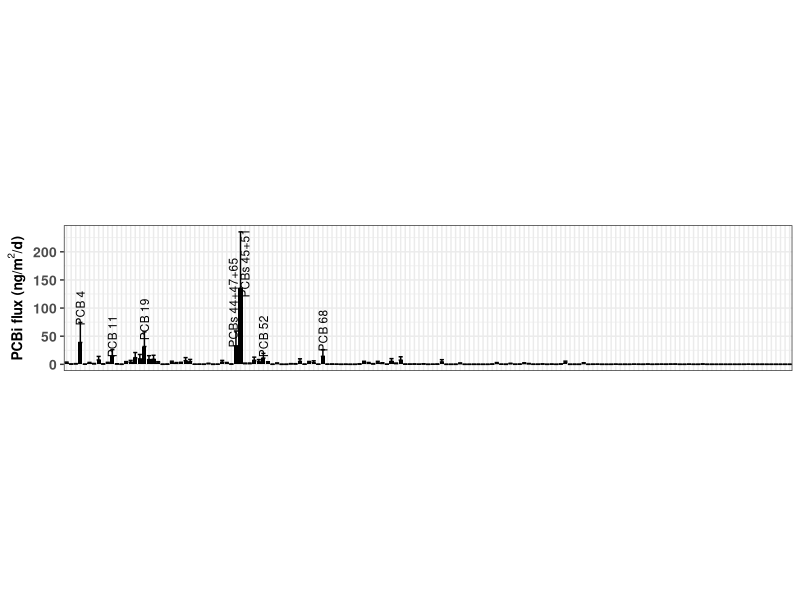

Write the R code that produced this figure.
# Code to estimate individual PCB fluxes from Portland Harbor
# using 2018 and 2019 water samples
# Air data are not used in these calculations
# Monte Carlo simulation is included

# Packages and libraries needed -------------------------------------------
# Install package
install.packages("ggplot2")

# Load libraries
library(ggplot2)

# Chemical properties -----------------------------------------------------

# Create matrix to storage CP data
cp <- data.frame(matrix(NA, nrow = 159, ncol = 7))

# Add column names
colnames(cp) <- c('Congener', 'MW.PCB', 'nOrtho.Cl', 'H0.mean', 'H0.error',
                  'Kow.mean', 'Kow.error')

# Add PCB names
cp[,1] <- as.factor(c("PCB1", "PCB2", "PCB3", "PCB4", "PCB5", "PCB6", "PCB7", "PCB8",
                      "PCB9", "PCB10", "PCB11", "PCB12+13", "PCB14", "PCB15", "PCB16",
                      "PCB17", "PCB18+30", "PCB19", "PCB20+28", "PCB21+33", "PCB22",
                      "PCB23", "PCB24", "PCB25", "PCB26+29", "PCB27", "PCB31", "PCB32",
                      "PCB34", "PCB35", "PCB36", "PCB37", "PCB38", "PCB39", "PCB40+41+71",
                      "PCB42", "PCB43", "PCB44+47+65", "PCB45+51", "PCB46", "PCB48",
                      "PCB49+69", "PCB50+53", "PCB52", "PCB54", "PCB55", "PCB56", "PCB57",
                      "PCB58", "PCB59+62+75", "PCB60", "PCB61+70+74+76", "PCB63", "PCB64",
                      "PCB66", "PCB67", "PCB68", "PCB72", "PCB73", "PCB77", "PCB78",
                      "PCB79", "PCB80", "PCB81", "PCB82", "PCB83+99", "PCB84",
                      "PCB85+116+117", "PCB86+87+97+108+119+125", "PCB88+91", "PCB89",
                      "PCB90+101+113", "PCB92", "PCB93+95+98+100+102", "PCB94", "PCB96",
                      "PCB103", "PCB104", "PCB105", "PCB106", "PCB107+124", "PCB109",
                      "PCB110+115", "PCB111", "PCB112", "PCB114", "PCB118", "PCB120",
                      "PCB121", "PCB122", "PCB123", "PCB126", "PCB127", "PCB128+166",
                      "PCB129+138+160+163", "PCB130", "PCB131", "PCB132", "PCB133",
                      "PCB134+143", "PCB135+151+154", "PCB136", "PCB137", "PCB139+140",
                      "PCB141", "PCB142", "PCB144", "PCB145", "PCB146", "PCB147+149",
                      "PCB148", "PCB150", "PCB152", "PCB153+168", "PCB155", "PCB156+157",
                      "PCB158", "PCB159", "PCB161", "PCB162", "PCB164", "PCB165", "PCB167",
                      "PCB169", "PCB170", "PCB171+173", "PCB172", "PCB174", "PCB175",
                      "PCB176", "PCB177", "PCB178", "PCB179", "PCB180+193", "PCB181",
                      "PCB182", "PCB183+185", "PCB184", "PCB186", "PCB187", "PCB188",
                      "PCB189", "PCB190", "PCB191", "PCB192", "PCB194", "PCB195", "PCB196",
                      "PCB197+200", "PCB198+199", "PCB201", "PCB202", "PCB203", "PCB204",
                      "PCB205", "PCB206", "PCB207", "PCB208", "PCB209"))

# Add molecular weight
cp[1:3,2] <- c(188.644)
cp[4:14,2] <- c(223.088)
cp[15:34,2] <- c(257.532)
cp[35:64,2] <- c(291.976)
cp[65:93,2] <- c(326.42)
cp[94:124,2] <- c(360.864)
cp[125:145,2] <- c(395.308)
cp[146:155,2] <- c(429.752)
cp[156:158,2] <- c(465.740544)
cp[159,2] <- c(498.64)

# Add ortho Cl of individual PCB congeners
cp[,3] <- c(1,	0,	0,	2,	1,	1,	1,	1,	1,	2,	0,
            0,	0,	0,	2,	2,	2,	3,	1,	1,	1,	1,
            2,	1,	1,	2,	1,	2,	1,	0,	0,	0,	0,
            0,	2,	2,	2,	2,	3,	3,	2,	2,	3,	2,
            4,	1,	1,	1,	1,	2,	1,	1,	1,	2,	1,
            1,	1,	1,	2,	0,	0,	0,	0,	0,	2,	2,
            3,	2,	2,	3,	3,	2,	2,	3,	3,	4,	3,
            4,	1,	2,	1,	2,	2,	1,	2,	1,	1,	1,
            2,	1,	1,	0,	0,	2,	2,	2,	3,	3,	2,
            3,	3,	4,	2,	3,	2,	3,	3,	4,	2,	3,
            3,	4,	4,	2,	4,	1,	2,	1,	2,	1,	2,
            2,	1,	0,	2,	3,	2,	3,	3,	4,	3,	3,
            4,	2,	3,	3,	3,	4,	4,	3,	4,	1,	2,
            2,	2,	1,	3,	3,	4,	3,	4,	4,	3,	4,
            2,	3,	4,	4,	4)

# Add log10 Ho of individual PCB congeners
cp[,4] <- c(-3.526,	-3.544,	-3.562,	-3.483,	-3.622,	-3.486,	-3.424,	-3.518,	-3.49,
            -3.373,	-3.537,	-3.595,	-3.376,	-3.649,	-3.6,	-3.428,	-3.495,	-3.355,
            -3.544,	-3.62,	-3.719,	-3.497,	-3.5,	-3.5,	-3.526,	-3.393,	-3.562,
            -3.407,	-3.375,	-3.3745,	-3.473,	-3.818,	-3.634,	-3.524,	-3.503,
            -3.592,	-3.475,	-3.638,	-3.45,	-3.47,	-3.519,	-3.452,	-3.366,	-3.496,
            -3.242,	-3.739,	-3.82,	-3.568,	-3.602,	-3.517,	-3.816,	-3.694,	-3.615,
            -3.565,	-3.693,	-3.631,	-3.424,	-3.441,	-3.284,	-3.989,	-3.787,	-3.705,
            -3.426,	-3.844,	-3.835,	-3.603,	-3.6,	-3.716,	-3.736,	-3.461,	-3.526,
            -3.61,	-3.585,	-3.523,	-3.407,	-3.387,	-3.298,	-3.13,	-4.003,	-3.783,
            -3.768,	-3.55,	-3.707,	-3.574,	-3.574,	-3.845,	-3.901,	-3.61,	-3.253,
            -3.901,	-3.759,	-4.087,	-3.807,	-3.984,	-3.886,	-3.817,	-3.616,	-3.693,
            -3.691,	-3.639,	-3.548,	-3.492,	-3.731,	-3.483,	-3.76,	-3.502,	-3.529,
            -3.328,	-3.727,	-3.625,	-3.367,	-3.296,	-3.369,	-3.783,	-3.075,	-4.053,
            -3.782,	-3.808,	-3.545,	-3.881,	-3.754,	-3.56,	-3.959,	-4.186,	-4.059,
            -3.763,	-3.924,	-3.772,	-3.651,	-3.527,	-3.787,	-3.671,	-3.56,	-3.969,
            -3.638,	-3.59,	-3.696,	-3.339,	-3.434,	-3.693,	-3.353,	-3.177,	-3.95,
            -3.876,	-3.718,	-4.174,	-3.926,	-3.884,	-3.619,	-3.644,	-3.884,	-3.651,
            -3.853,	-3.463,	-4.059,	-4.059,	-3.772,	-3.777,	-3.948)

# Add Ho error
cp[,5] <- c(0.662)

# Add log10 Kow of individual PCB congeners
cp[,6] <- c(4.46,	4.69,	4.69,	4.65,	4.97,	5.06,	5.07,	5.07,	5.06,
            4.84,	5.28,	5.29,	5.28,	5.3,	5.16,	5.25,	5.24,	5.02,
            5.67,	5.6,	5.58,	5.57,	5.35,	5.67,	5.66,	5.44,	5.67,
            5.44,	5.66,	5.82,	5.88,	5.83,	5.76,	5.89,	5.98,	5.76,
            5.75,	5.75,	5.53,	5.53,	5.78,	5.85,	5.62,	5.84,	5.21,
            6.11,	6.11,	6.17,	6.17,	5.95,	6.11,	6.2,	6.17,	5.95,
            6.2,	6.2,	6.26,	6.26,	6.04,	6.36,	6.35,	6.42,	6.48,
            6.36,	6.2,	6.39,	6.04,	6.3,	6.29,	6.13,	6.07,	6.38,
            6.35,	6.13,	6.13,	5.71,	6.22,	5.81,	6.65,	6.64,	6.73,
            6.48,	6.48,	6.76,	6.45,	6.65,	6.74,	6.79,	6.64,	6.64,
            6.74,	6.89,	6.95,	6.74,	6.83,	6.8,	6.58,	6.58,	6.86,
            6.55,	6.64,	6.22,	6.83,	6.67,	6.82,	6.51,	6.67,	6.25,
            6.89,	6.67,	6.73,	6.32,	6.22,	6.92,	6.41,	7.18,	7.02,
            7.24,	7.08,	7.24,	7.02,	7.05,	7.27,	7.42,	7.27,	7.11,
            7.33,	7.11,	7.17,	6.76,	7.08,	7.14,	6.73,	7.36,	7.11,
            7.2,	7.2,	6.85,	6.69,	7.17,	6.82,	7.71,	7.46,	7.55,
            7.52,	7.8,	7.56,	7.65,	7.27,	7.2,	7.62,	7.24,	7.65,
            7.3,	8,	8.09,	7.74,	7.71,	8.18)

# Add Kow error
cp[,7] <- c(0.32)

# Update names
Congener <- cp$Congener
MW.PCB <- cp$MW.PCB
nOrtho.Cl <- cp$nOrtho.Cl
H0.mean <- cp$H0.mean
H0.error <- cp$H0.error
Kow.mean <- cp$Kow.mean
Kow.error <- cp$Kow.error

# Water concentrations ----------------------------------------------------

# Read water concentrations
wc.raw <- read.csv("WaterConcentrationV02.csv")
# Different approaches to use the data
# Prepare data [pg/L] = [ng/m3]
wc.1 <- subset(wc.raw, select = -c(SampleID:Units))
wc.2 <- cbind(wc.raw$LocationID, wc.1)
colnames(wc.2)[1] <- "LocationID"
# (1) All samples
# (i) Mean and standard deviation
wc.ave <- sapply(wc.1, mean, na.rm = TRUE)
wc.sd <- sapply(wc.1, sd, na.rm = TRUE)
wc.3 <- data.frame(t(rbind(wc.ave, wc.sd)))
C.PCB.water.mean <- wc.3$wc.ave
C.PCB.water.sd <- wc.3$wc.sd
# (ii) Geometric mean and geometric standard deviation
# Log 10 individual PCBs
wc.log <- log10(wc.1)
wc.gm <- exp(sapply(wc.log, mean, na.rm = TRUE))
wc.gsd <- exp(sapply(wc.log, sd, na.rm = TRUE))
wc.4 <- data.frame(t(rbind(wc.gm, wc.gsd)))
C.PCB.water.gm <- wc.4$wc.gm
C.PCB.water.gsd <- wc.4$wc.gsd
# (2) Specific site
# Selected site
wc.POH001 <- wc.2[wc.2$LocationID == 'WCPCB_OR-POH001', ]
wc.POH002 <- wc.2[wc.2$LocationID == 'WCPCB_OR-POH002', ]
wc.POH003 <- wc.2[wc.2$LocationID == 'WCPCB_OR-POH003', ]
wc.POH004 <- wc.2[wc.2$LocationID == 'WCPCB_OR-POH004', ]
wc.POH005 <- wc.2[wc.2$LocationID == 'WCPCB_OR-POH005', ]
wc.POH006 <- wc.2[wc.2$LocationID == 'WCPCB_OR-POH006', ]
wc.POH007 <- wc.2[wc.2$LocationID == 'WCPCB_OR-POH007', ]
# Calculate mean and sd for each site
# WCPCB_OR-POH001
wc.POH001.ave <- sapply(wc.POH001[, 2:160], mean, na.rm = TRUE)
wc.POH001.sd <- sapply(wc.POH001[, 2:160], sd, na.rm = TRUE)
wc.POH001.2 <- data.frame(t(rbind(wc.POH001.ave, wc.POH001.sd)))
C.PCB.water.POH001.mean <- wc.POH001.2$wc.POH001.ave
C.PCB.water.POH001.sd <- wc.POH001.2$wc.POH001.sd
# WCPCB_OR-POH002
wc.POH002.ave <- sapply(wc.POH002[, 2:160], mean, na.rm = TRUE)
wc.POH002.sd <- sapply(wc.POH002[, 2:160], sd, na.rm = TRUE)
wc.POH002.2 <- data.frame(t(rbind(wc.POH002.ave, wc.POH002.sd)))
C.PCB.water.POH002.mean <- wc.POH002.2$wc.POH002.ave
C.PCB.water.POH002.sd <- wc.POH002.2$wc.POH002.sd
# WCPCB_OR-POH003
wc.POH003.ave <- sapply(wc.POH003[, 2:160], mean, na.rm = TRUE)
wc.POH003.sd <- sapply(wc.POH003[, 2:160], sd, na.rm = TRUE)
wc.POH003.2 <- data.frame(t(rbind(wc.POH003.ave, wc.POH003.sd)))
C.PCB.water.POH003.mean <- wc.POH003.2$wc.POH003.ave
C.PCB.water.POH003.sd <- wc.POH003.2$wc.POH003.sd
# WCPCB_OR-POH004
wc.POH004.ave <- sapply(wc.POH004[, 2:160], mean, na.rm = TRUE)
wc.POH004.sd <- sapply(wc.POH004[, 2:160], sd, na.rm = TRUE)
wc.POH004.2 <- data.frame(t(rbind(wc.POH004.ave, wc.POH004.sd)))
C.PCB.water.POH004.mean <- wc.POH004.2$wc.POH004.ave
C.PCB.water.POH004.sd <- wc.POH004.2$wc.POH004.sd
# WCPCB_OR-POH005
wc.POH005.ave <- sapply(wc.POH005[, 2:160], mean, na.rm = TRUE)
wc.POH005.sd <- sapply(wc.POH005[, 2:160], sd, na.rm = TRUE)
wc.POH005.2 <- data.frame(t(rbind(wc.POH005.ave, wc.POH005.sd)))
C.PCB.water.POH005.mean <- wc.POH005.2$wc.POH005.ave
C.PCB.water.POH005.sd <- wc.POH005.2$wc.POH005.sd
# WCPCB_OR-POH006
wc.POH006.ave <- sapply(wc.POH006[, 2:160], mean, na.rm = TRUE)
wc.POH006.sd <- sapply(wc.POH006[, 2:160], sd, na.rm = TRUE)
wc.POH006.2 <- data.frame(t(rbind(wc.POH006.ave, wc.POH006.sd)))
C.PCB.water.POH006.mean <- wc.POH006.2$wc.POH006.ave
C.PCB.water.POH006.sd <- wc.POH006.2$wc.POH006.sd
# WCPCB_OR-POH007
wc.POH007.ave <- sapply(wc.POH007[, 2:160], mean, na.rm = TRUE)
wc.POH007.sd <- sapply(wc.POH007[, 2:160], sd, na.rm = TRUE)
wc.POH007.2 <- data.frame(t(rbind(wc.POH007.ave, wc.POH007.sd)))
C.PCB.water.POH007.mean <- wc.POH007.2$wc.POH007.ave
C.PCB.water.POH007.sd <- wc.POH007.2$wc.POH007.sd

# (3) Average of the three highest samples
# WCPCB_OR-POH003 8/22/18, WCPCB_OR-POH004 8/21/18 &
# WCPCB_OR-POH005 8/23/18
wc.hi <- wc.2[c(7, 10, 13), 2:160]
C.PCB.water.hi.ave <- sapply(wc.hi, mean)
C.PCB.water.hi.sd <- sapply(wc.hi, sd)

# Select water concentration to be used
C.PCB.water.ave <- C.PCB.water.hi.ave
C.PCB.water.error <- C.PCB.water.hi.sd

# Meteorological data -----------------------------------------------------
# Data obtained from ReadNOAAData.R data and ReadUSGSData.R codes
# 2018-08
tair.mean <- 21.3 # C, data from NOAA
tair.error <- 5.27 # C, data from NOAA
twater.mean <- 23.24 # C, data from USGS
twater.error <- 1.29 # C, data from USGS
u.mean <- 2.35 # m/s, data from NOAA
u.error <- 1.58 # m/s, data from NOAA
# Modify u @6.7 m to @10 m
u10.mean <- (10.4/(log(6.7) + 8.1))*u.mean
u10.error <- (10.4/(log(6.7) + 8.1))*u.error 
P.mean <- 1016 # mbar, data from NOAA
P.error <- 3.23 # mbar, data from NOAA

# Flux calculations -------------------------------------------------------

# Flux function
final.result = function(MW.PCB, H0.mean, H0.error, 
         C.PCB.water.ave, C.PCB.water.error, nOrtho.Cl,
         Kow.mean, Kow.error) {
# fixed parameters

R <- 8.3144 # [Pa m3/K/mol]
T <- 298.15 # [K]

F.PCB.aw <- NULL
# number of replicates for Monte Carlo simulation
for (replication in 1:1000) {

# Random parameters
# Parameters for calculating Delta Uaw
a <- rnorm(1, 0.085, 0.007)
b <- rnorm(1, 1, 0.5)
c <- rnorm(1, 32.7, 1.6)
# Parameter for calculating Delta Uoa
a2 <- rnorm(1, 0.13, 0.02) 
b2 <- rnorm(1, 2.9, 1.2)
c2 <- rnorm(1, 47.8, 4.3)
# Henry's law constant [Pa m3/mol]
H0 <- rnorm(1, H0.mean, H0.error)
# Octanol-water partition coefficient [Lwater/Loctanol]
Kow <- rnorm(1, Kow.mean, Kow.error) 
# PCB water concentration [pg/L] = [ng/m3]
# Concentrations can be changed
C.PCB.water <- abs(rnorm(1, C.PCB.water.ave, C.PCB.water.error)) # [pg/L]
# DOC [mg/L] (Spencer et al 2012)
DOC <- abs(rnorm(1, 2, 0.3))
# Water temperature [C]
T.water <- rnorm(1, twater.mean, twater.error)
# Air temperature [C]
T.air <- rnorm(1, tair.mean, tair.error)
# atmospheric pressure [mbar]
P <- rnorm(1, P.mean, P.error)
# Wind speed @10 m [m/s]
u <- abs(rnorm(1, u10.mean, u10.error))

# Computed values
# Henry's law constant (HLC) corrections
# PCB internal energy for the transfer of water to air transfer
DeltaUaw <- (a*MW.PCB-b*nOrtho.Cl+c)*1000 # [J/mol]
# Transform HLC to K
K <- 10^(H0)*101325/(R*T) # [Lwater/Lair]
# Correct K using water temperature
K.air.water <- K*exp(-(DeltaUaw/R)*(1/(T.water + 273.15) - 1/T)) # [Lwater/Lair]
# Final K (corrected by air and water temperature)
K.final <- K.air.water*(T.water + 273.15)/(T.air + 273.15) # [Lwater/Lair]

# KDOC calculation and correction
# PCB internal energy for the transfer of octanol-air
DeltaUoa <- (-a2*MW.PCB+b2*nOrtho.Cl-c2)*1000 # [J/mol]
# PCB internal energy for the transfer of octanol-water
DeltaUow <- DeltaUoa + DeltaUaw # [J/mol]
# Octanol-water partition coefficient corrected by water temperature
Kow.water.t <- 10^(Kow)*exp(-(DeltaUow/R)*(1/(T.water + 273.15)-1/T)) # [Loctanol/Lwater]
# DOC-water partition coefficient
Kdoc.t <- 0.06*Kow.water.t # [Lwater/kgdoc]

# Freely dissolved water concentration calculations
C.PCB.water.f <- C.PCB.water/(1 + Kdoc.t*DOC/1000^2) # [ng/m3]

# Air-water mass transfer calculations
# (1) Air side mass transfer calculations
# Water diffusivity in air corrected by air
# temperature and atmospheric pressure
D.water.air <- (10^(-3)*1013.25*((273.15+T.air)^1.75*((1/28.97) +
                (1/18.0152))^(0.5))/P/(20.1^(1/3) + 9.5^(1/3))^2) # [cm2/s]
# PCB diffusivity in air
D.PCB.air <- D.water.air*(MW.PCB/18.0152)^(-0.5) # [cm2/s]
# Water vapor exchange velocity in air (from eq. 20-15)
V.water.air <- 0.2*u + 0.3 # u @10 meter [cm/s]
# Air side mass transfer
V.PCB.air <- V.water.air*(D.PCB.air/D.water.air)^(2/3) # [cm/s]

# (2) Water side mass transfer calculations
# Dynamic viscosity of water at water temperature [kg/m/s]
visc.water <- 10^(-4.5318-220.57/(149.39 - (273.15 + T.water)))
# Water density corrected at water temperature [kg/m3]
dens.water <- (999.83952+16.945176*T.water - 7.9870401*10^-3*T.water^2
               - 46.170461*10^-6*3 + 105.56302*10^-9*T.water^4 -
                 280.54253*10^-12*T.water^5)/(1 + 16.87985*10^-3*T.water)
# Kinematic viscosity of water
v.water <- visc.water/dens.water*100^2 # [cm2/s]
# CO2 diffusivity in water at water temperature
diff.co2 <- 0.05019*exp(-19.51*1000/(273.15 + T.water)/R) # [cm2/s]
# PCB diffusivity in water 
D.PCB.water <- diff.co2*(MW.PCB/44.0094)^(-0.5) # [cm2/s]
# PCB Schmidt number in water []
Sc.PCB.water <- v.water/D.PCB.water
# CO2 Schmidt number in water
Sc.co2.water <- v.water/diff.co2
# k600 calculations, u in [m/s], k600 originally [cm/h]
# from Alin et al., 2011
k600 <- (4.46 + 7.11*u)/60/60 # [cm/s]
# Water side mass transfer (from eq. 20-24)
if(u > 5){
  V.PCB.water <- k600*(Sc.PCB.water/Sc.co2.water)^(-0.5)  
} else {
  V.PCB.water <- k600*(Sc.PCB.water/Sc.co2.water)^(-2/3)
} # [cm/s]

# Air-water mass transfer
mtc.PCB <- ((1/V.PCB.water+1/(V.PCB.air*K.final)))^(-1) # [cm/s]
# Flux calculations
F.PCB.aw <- c(F.PCB.aw, mtc.PCB*(C.PCB.water.f)*(60*60*24)/100) # [ng/m2/d]

}

mmm <-mean(F.PCB.aw) #ng/m2/day
sss <- sd(F.PCB.aw) #ng/m2/day
q2.5 <- quantile(F.PCB.aw, 0.025, na.rm = TRUE)
q97.5 <- quantile(F.PCB.aw, 0.975, na.rm = TRUE)

c(mmm, sss, q2.5, q97.5)

}

# Final calculations ------------------------------------------------------

Num.Congener <- length(Congener)

result <- NULL
for (i in 1:Num.Congener) {
	result <- rbind(result, final.result(MW.PCB[i], H0.mean[i], H0.error[i], 
         C.PCB.water.ave[i], C.PCB.water.error[i], nOrtho.Cl[i],
         Kow.mean[i], Kow.error[i]))
}

# Compiling results
final.result = data.frame(Congener, result)
names(final.result) = c("Congener", "Mean (ng/m2/d)",
                        "Std (ng/m2/d)", "2.5%CL (ng/m2/d)",
                        "97.5%CL (ng/m2/d)")

# Select individual PCB fluxes --------------------------------------------
# Select individual congeners
# PCB4
print(final.result[4,])
# PCB11
print(final.result[11,])
# PCB44+47+65
print(final.result[38,])
# PCB45+51
print(final.result[39,])
# PCB68
print(final.result[57,])

# Plot fluxes -------------------------------------------------------------
# Organize x-axis
final.result$Congener <- as.character(final.result$Congener)
#Then turn it back into a factor with the levels in the correct order
final.result$Congener <- factor(final.result$Congener,
                            levels = unique(final.result$Congener))
# (1) Bar plot
ggplot(final.result, aes(x = Congener, y = `Mean (ng/m2/d)`)) +
  geom_bar(position = position_dodge(), stat = "identity",
           fill = "black") +
  geom_errorbar(aes(ymin = `Mean (ng/m2/d)`,
                    ymax = (`Mean (ng/m2/d)` + `Std (ng/m2/d)`)),
                width = 0.9, position = position_dodge(0.9)) +
  xlab("") +
  theme_bw() +
  theme(aspect.ratio = 5/25) +
  ylab(expression(bold("PCBi flux (ng/m"^2*"/d)"))) +
  theme(axis.text.y = element_text(face = "bold", size = 10),
        axis.title.y = element_text(face = "bold", size = 10)) +
  theme(axis.title.x=element_blank(),
        axis.text.x=element_blank(),
        axis.ticks.x=element_blank()) +
  annotate("text", x = 4, y = 100, label = "PCB 4", size = 3,
           fontface = 1, angle = 90) +
  annotate("text", x = 11, y = 50, label = "PCB 11", size = 3,
           fontface = 1, angle = 90) +
  annotate("text", x = 18, y = 80, label = "PCB 19",
           size = 3, fontface = 1, angle = 90) +
  annotate("text", x = 37.4, y = 110, label = "PCBs 44+47+65",
           size = 3, fontface = 1, angle = 90) +
  annotate("text", x = 40, y = 180, label = "PCBs 45+51",
           size = 3, fontface = 1, angle = 90) +
  annotate("text", x = 44, y = 50, label = "PCB 52",
           size = 3, fontface = 1, angle = 90) +
  annotate("text", x = 57, y = 60, label = "PCB 68",
           size = 3, fontface = 1, angle = 90)
